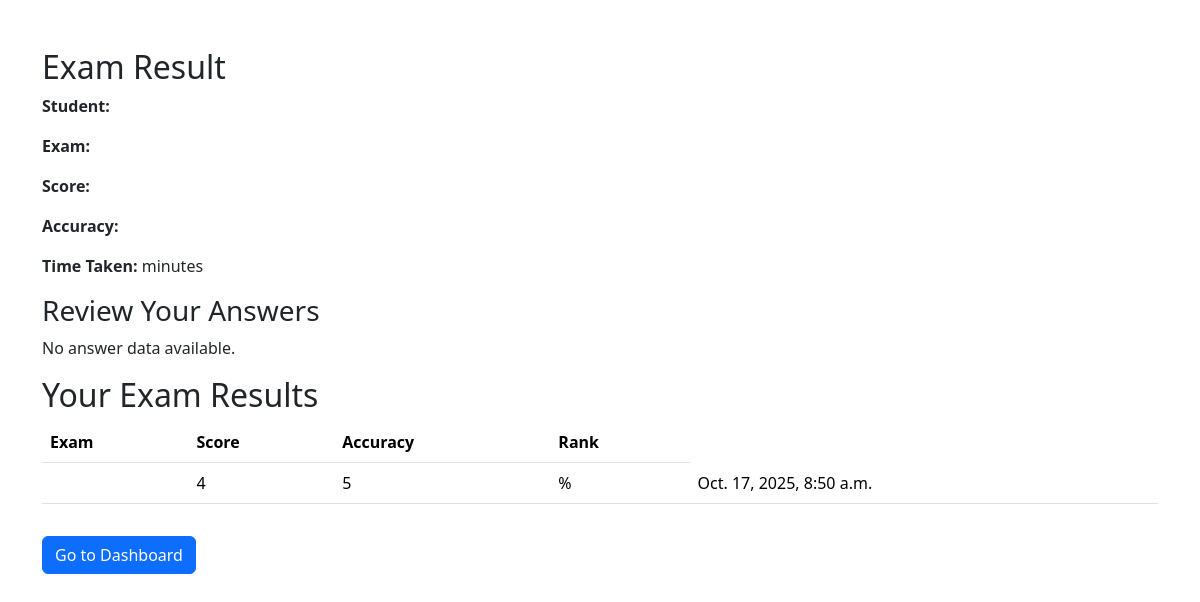
The app's page /result/ (signed in) with its own data.
### exam/models.py (models this page shows)
class StudentExam(models.Model):
    student = models.ForeignKey(User, on_delete=models.CASCADE)
    exam = models.ForeignKey(Exam, on_delete=models.CASCADE)
    score = models.IntegerField()
    total = models.IntegerField(default=0)
    correct_answers = models.IntegerField(default=0)
    time_taken = models.IntegerField(default=0)
    submitted_at = models.DateTimeField(default=timezone.now)

### exam/views.py (the view)
# urls.py: path('result/', views.result, name='result'),
@login_required
def result(request):
    results = StudentExam.objects.filter(student=request.user)
    return render(request, 'exam/result.html', {'results': results})

### exam/templates/exam/result.html (shortened to what this page needs)
{% load custom_tags %}
{% load static %}
<!DOCTYPE html>
<html lang="en">
<head>
    <link rel="stylesheet" href="{% static 'bootstrap/bootstrap.min.css' %}">
</head>
<body>
    <div class="container mt-5">
	<h2>Exam Result</h2>
	    <p><strong>Student:</strong> {{ student.username }}</p>
	    <p><strong>Exam:</strong> {{ exam.name }}</p>
	    <p><strong>Score:</strong> {{ score }}</p>
	    <p><strong>Accuracy:</strong> {{ accuracy }}</p>
	    <p><strong>Time Taken:</strong> {{ time_taken }} minutes</p>
        <h3>Review Your Answers</h4>
	{% if student_answers %}
	  {% for question in questions %}
	        <p>{{ forloop.counter }}. {{ ans.question.text }}</p>
		<p>Your Answer: {{ student_answers|get_item:question.id }}</p>
		<p>Correct Answer: {{ question.correct_answer }}</p>
		{% if student_answers|get_item:question.id == question.correct_answer %}
		  <p>✅ Correct</p>
	        {% else %}
		  <p>❌ Wrong</p>
		{% endif %}
	  {% endfor %}
	{% else %}
	  <p>No answer data available.</p>
	{% endif %}
	<h2>Your Exam Results</h2>
	<table class="table">
	  <tr>
	    <th>Exam</th>
	    <th>Score</th>
	    <th>Accuracy</th>
	    <th>Rank</th>
	  </tr>
	  {% for result in results %}
	    <tr>
	      <td>{{ result.exam.name }}</td>
	      <td>{{ result.score }}</td>
	      <td>{{ result.total }}</td>
	      <td>{{ result.accuracy }}%</td>
	      <td>{{ result.submitted_at }}</td>
	    </tr>
	  {% endfor %}
	</table>
	<a href="{% url 'dashboard' %}" class="btn btn-primary mt-3">Go to Dashboard</a>
    </div>
</body>
</html>

### records on screen
StudentExam: score "4", total "5", submitted_at "Oct. 17, 2025, 8:50 a.m."
